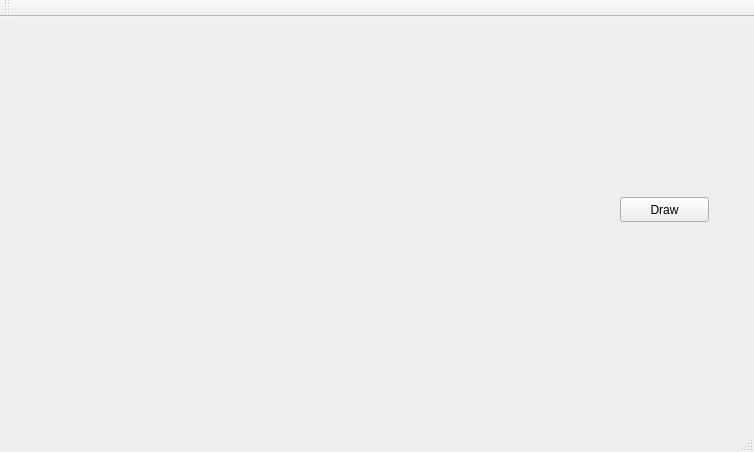
<?xml version="1.0" encoding="UTF-8"?>
<ui version="4.0">
 <class>MainWindow</class>
 <widget class="QMainWindow" name="MainWindow">
  <property name="geometry">
   <rect>
    <x>0</x>
    <y>0</y>
    <width>754</width>
    <height>452</height>
   </rect>
  </property>
  <property name="windowTitle">
   <string>MainWindow</string>
  </property>
  <widget class="QWidget" name="centralWidget">
   <widget class="QPushButton" name="pushButton">
    <property name="geometry">
     <rect>
      <x>620</x>
      <y>180</y>
      <width>89</width>
      <height>25</height>
     </rect>
    </property>
    <property name="text">
     <string>Draw</string>
    </property>
   </widget>
   <widget class="QLabel" name="label">
    <property name="geometry">
     <rect>
      <x>56</x>
      <y>20</y>
      <width>501</width>
      <height>361</height>
     </rect>
    </property>
    <property name="text">
     <string/>
    </property>
   </widget>
  </widget>
  <widget class="QMenuBar" name="menuBar">
   <property name="geometry">
    <rect>
     <x>0</x>
     <y>0</y>
     <width>754</width>
     <height>22</height>
    </rect>
   </property>
  </widget>
  <widget class="QToolBar" name="mainToolBar">
   <attribute name="toolBarArea">
    <enum>TopToolBarArea</enum>
   </attribute>
   <attribute name="toolBarBreak">
    <bool>false</bool>
   </attribute>
  </widget>
  <widget class="QStatusBar" name="statusBar"/>
 </widget>
 <layoutdefault spacing="6" margin="11"/>
 <resources/>
 <connections/>
</ui>
